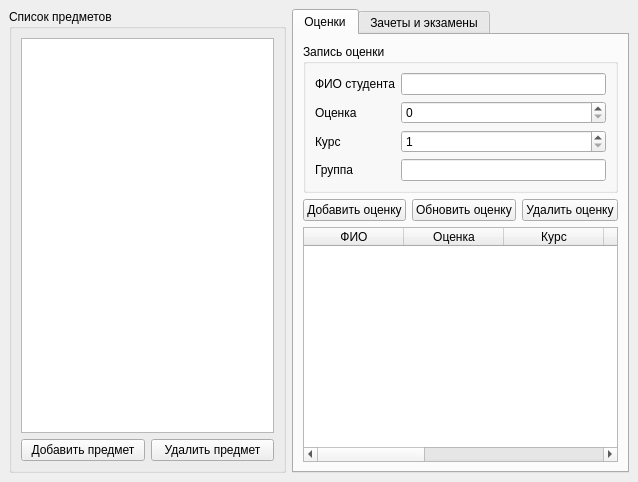
<?xml version="1.0" encoding="UTF-8"?>
<ui version="4.0">
 <class>MainWindow</class>
 <widget class="QMainWindow" name="MainWindow">
  <property name="geometry">
   <rect>
    <x>0</x>
    <y>0</y>
    <width>638</width>
    <height>482</height>
   </rect>
  </property>
  <property name="windowTitle">
   <string>Виртуальный журнал преподавателя</string>
  </property>
  <widget class="QWidget" name="centralwidget">
   <layout class="QHBoxLayout" name="horizontalLayoutMain">
    <item>
     <widget class="QGroupBox" name="groupBoxSubjects">
      <property name="title">
       <string>Список предметов</string>
      </property>
      <layout class="QVBoxLayout" name="verticalLayoutSubjects">
       <item>
        <widget class="QListWidget" name="subjectListWidget"/>
       </item>
       <item>
        <layout class="QHBoxLayout" name="horizontalLayoutSubjectButtons">
         <item>
          <widget class="QPushButton" name="addSubjectButton">
           <property name="text">
            <string>Добавить предмет</string>
           </property>
          </widget>
         </item>
         <item>
          <widget class="QPushButton" name="removeSubjectButton">
           <property name="text">
            <string>Удалить предмет</string>
           </property>
          </widget>
         </item>
        </layout>
       </item>
      </layout>
     </widget>
    </item>
    <item>
     <widget class="QTabWidget" name="mainTabWidget">
      <property name="currentIndex">
       <number>0</number>
      </property>
      <widget class="QWidget" name="tabGrades">
       <attribute name="title">
        <string>Оценки</string>
       </attribute>
       <layout class="QVBoxLayout" name="verticalLayoutGrades">
        <item>
         <widget class="QGroupBox" name="groupBoxGradeEntry">
          <property name="title">
           <string>Запись оценки</string>
          </property>
          <layout class="QFormLayout" name="formLayoutGrades">
           <item row="0" column="0">
            <widget class="QLabel" name="labelStudentName">
             <property name="text">
              <string>ФИО студента</string>
             </property>
            </widget>
           </item>
           <item row="0" column="1">
            <widget class="QLineEdit" name="studentNameLineEdit"/>
           </item>
           <item row="1" column="0">
            <widget class="QLabel" name="labelGradeValue">
             <property name="text">
              <string>Оценка</string>
             </property>
            </widget>
           </item>
           <item row="1" column="1">
            <widget class="QSpinBox" name="gradeValueSpinBox">
             <property name="minimum">
              <number>0</number>
             </property>
             <property name="maximum">
              <number>100</number>
             </property>
            </widget>
           </item>
           <item row="2" column="0">
            <widget class="QLabel" name="labelCourseGrades">
             <property name="text">
              <string>Курс</string>
             </property>
            </widget>
           </item>
           <item row="2" column="1">
            <widget class="QSpinBox" name="courseSpinBoxGrades">
             <property name="minimum">
              <number>1</number>
             </property>
             <property name="maximum">
              <number>10</number>
             </property>
            </widget>
           </item>
           <item row="3" column="0">
            <widget class="QLabel" name="labelGroupGrades">
             <property name="text">
              <string>Группа</string>
             </property>
            </widget>
           </item>
           <item row="3" column="1">
            <widget class="QLineEdit" name="groupLineEditGrades"/>
           </item>
          </layout>
         </widget>
        </item>
        <item>
         <layout class="QHBoxLayout" name="horizontalLayoutGradeButtons">
          <item>
           <widget class="QPushButton" name="addGradeRecordButton">
            <property name="text">
             <string>Добавить оценку</string>
            </property>
           </widget>
          </item>
          <item>
           <widget class="QPushButton" name="updateGradeRecordButton">
            <property name="text">
             <string>Обновить оценку</string>
            </property>
           </widget>
          </item>
          <item>
           <widget class="QPushButton" name="removeGradeRecordButton">
            <property name="text">
             <string>Удалить оценку</string>
            </property>
           </widget>
          </item>
         </layout>
        </item>
        <item>
         <widget class="QTableWidget" name="gradesTableWidget">
          <property name="columnCount">
           <number>8</number>
          </property>
          <property name="horizontalHeaderLabels" stdset="0">
           <stringlist>
            <string>Имя студента</string>
            <string>Оценка</string>
            <string>Курс</string>
            <string>Группа</string>
           </stringlist>
          </property>
          <column>
           <property name="text">
            <string>ФИО</string>
           </property>
          </column>
          <column>
           <property name="text">
            <string>Оценка</string>
           </property>
          </column>
          <column>
           <property name="text">
            <string>Курс</string>
           </property>
          </column>
          <column>
           <property name="text">
            <string>Группа</string>
           </property>
          </column>
          <column/>
          <column/>
          <column/>
          <column/>
         </widget>
        </item>
       </layout>
      </widget>
      <widget class="QWidget" name="tabExamCredit">
       <attribute name="title">
        <string>Зачеты и экзамены</string>
       </attribute>
       <layout class="QVBoxLayout" name="verticalLayoutExamCredit">
        <item>
         <widget class="QGroupBox" name="groupBoxExamCreditEntry">
          <property name="title">
           <string>Запись зачетов и экзаменов</string>
          </property>
          <layout class="QFormLayout" name="formLayoutExamCredit">
           <item row="0" column="0">
            <widget class="QLabel" name="labelStudentNameExam">
             <property name="text">
              <string>ФИО студента</string>
             </property>
            </widget>
           </item>
           <item row="0" column="1">
            <widget class="QLineEdit" name="studentNameLineEditExam"/>
           </item>
           <item row="1" column="0">
            <widget class="QLabel" name="labelCreditExam">
             <property name="text">
              <string>Зачет</string>
             </property>
            </widget>
           </item>
           <item row="1" column="1">
            <widget class="QCheckBox" name="creditCheckBoxExam"/>
           </item>
           <item row="2" column="0">
            <widget class="QLabel" name="labelExamGradeExam">
             <property name="text">
              <string>Экзамен</string>
             </property>
            </widget>
           </item>
           <item row="2" column="1">
            <widget class="QSpinBox" name="examGradeSpinBoxExam">
             <property name="minimum">
              <number>0</number>
             </property>
             <property name="maximum">
              <number>100</number>
             </property>
            </widget>
           </item>
           <item row="3" column="0">
            <widget class="QLabel" name="labelCourseExam">
             <property name="text">
              <string>Курс</string>
             </property>
            </widget>
           </item>
           <item row="3" column="1">
            <widget class="QSpinBox" name="courseSpinBoxExam">
             <property name="minimum">
              <number>1</number>
             </property>
             <property name="maximum">
              <number>10</number>
             </property>
            </widget>
           </item>
           <item row="4" column="0">
            <widget class="QLabel" name="labelGroupExam">
             <property name="text">
              <string>Группа</string>
             </property>
            </widget>
           </item>
           <item row="4" column="1">
            <widget class="QLineEdit" name="groupLineEditExam"/>
           </item>
          </layout>
         </widget>
        </item>
        <item>
         <layout class="QHBoxLayout" name="horizontalLayoutExamCreditButtons">
          <item>
           <widget class="QPushButton" name="addExamCreditRecordButton">
            <property name="text">
             <string>Добавить запись</string>
            </property>
           </widget>
          </item>
          <item>
           <widget class="QPushButton" name="updateExamCreditRecordButton">
            <property name="text">
             <string>Обновить запись</string>
            </property>
           </widget>
          </item>
          <item>
           <widget class="QPushButton" name="removeExamCreditRecordButton">
            <property name="text">
             <string>Удалить запись</string>
            </property>
           </widget>
          </item>
         </layout>
        </item>
        <item>
         <widget class="QTableWidget" name="examCreditTableWidget">
          <property name="columnCount">
           <number>9</number>
          </property>
          <property name="horizontalHeaderLabels" stdset="0">
           <stringlist>
            <string>Имя студента</string>
            <string>Зачет</string>
            <string>Экзамен</string>
            <string>Курс</string>
            <string>Группа</string>
           </stringlist>
          </property>
          <column>
           <property name="text">
            <string>ФИО</string>
           </property>
          </column>
          <column>
           <property name="text">
            <string>Курс</string>
           </property>
          </column>
          <column>
           <property name="text">
            <string>Группа</string>
           </property>
          </column>
          <column>
           <property name="text">
            <string>Экзамен</string>
           </property>
          </column>
          <column/>
          <column/>
          <column/>
          <column/>
          <column/>
         </widget>
        </item>
       </layout>
      </widget>
     </widget>
    </item>
   </layout>
  </widget>
 </widget>
 <resources/>
 <connections/>
</ui>
